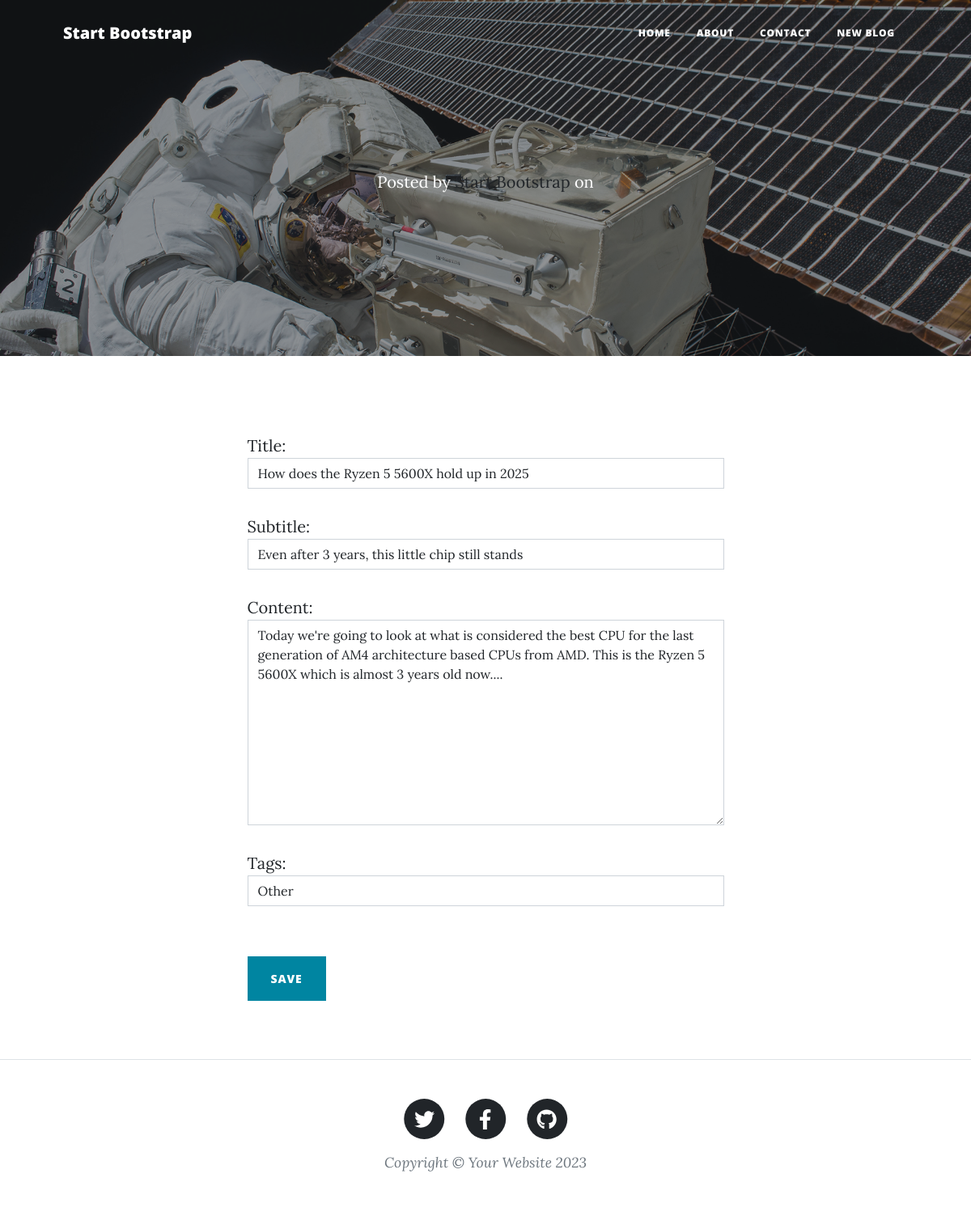
The app's page /posts/4/edit with its own data.
### blog/models.py (models this page shows, shortened)
class Post(models.Model):
    tags = [
        ('tech', 'Tech'),
        ('cs', 'Computer Science'),
        ('ai', 'AI'),
        ('bio', 'Biology'),
        ('music', 'Music'),
        ('movies', 'Movies'),
        ('psychology', 'Psychology'),
        ('history', 'History'),
        ('books', 'Books & Literature'),
        ('fiction', 'Fiction'),
        ('gaming', 'Gaming'),
        ('other', 'Other'),
    ]
    title = models.CharField(max_length=130)
    subtitle = models.CharField(max_length=70, blank=True)
    content = models.TextField()
    tags = models.CharField(max_length=50, choices=tags, default='other')
    created_at = models.DateTimeField(auto_now_add=True)
    modified_at = models.DateTimeField(auto_now=True)

### blog/views.py (the view)
# urls.py: path("<int:id>/edit", views.post_edit, name="post_edit"),
def post_edit(request, id):
    post = get_object_or_404(Post, id=id)
    if request.method == "POST":
        form = PostForm(request.POST, instance=post)
        if form.is_valid():
            post = form.save()
            post.save()
            return redirect('post_detail', id=post.id)
    else:
        form = PostForm(instance=post)
    return render(request, 'blog/post_edit.html', {'form': form})

### blog/forms.py
class PostForm(forms.ModelForm):
    class Meta:
        model = Post
        fields = ('title', 'subtitle', 'content', 'tags')
        widgets = {
            'title': forms.TextInput(attrs={'class': 'form-control', 'placeholder': 'My first PC built'}),
            'subtitle': forms.TextInput(attrs={'class': 'form-control', 'placeholder': 'It was great, but I messed up'}),
            'content': forms.Textarea(attrs={'class': 'form-control', 'placeholder': 'My first PC build was a modest Ryzen 5 5600 and an Nvidia RTX 3050(yeah, I know, a terrible choice, but it is not bad). Nothing too fancy...'}),
            'tags': forms.Select(attrs={'class': 'form-control', 'placeholder': 'Tags'}),
        }

### blog/templates/blog/post_edit.html (shortened to what this page needs)
{% extends 'base.html' %}
{% load static %}
{% block header %}
    <span class="meta">
        Posted by
        <a href="#!">Start Bootstrap</a>
        on {{ post.created_at.date }}
    </span>
{% endblock %}
{% block img %}
{% static 'img/post-bg.jpg' %}
{% endblock %}
{% block content %}
<main class="mb-4">
    <div class="container px-4 px-lg-5">
        <div class="row gx-4 gx-lg-5 justify-content-center">
            <div class="col-md-10 col-lg-8 col-xl-7">
                <div class="my-5">
                    <form id="contactForm" method="POST">
                        {{ form.as_p }}
                        <br />
                        <button class="btn btn-primary text-uppercase" id="submitButton" type="submit">Save</button>
                    </form>
                </div>
            </div>
        </div>
    </div>
</main>
{% endblock %}

### static/css/scstyles.css (style rules this page uses)
body { font-size: 1.25rem; }
p { margin: 2rem 0; }
.btn { letter-spacing: 0.0625em; }

### records on screen
Post: title "How does the Ryzen 5 5600X hold up in 2025", subtitle "Even after 3 years, this little chip still stands", content "Today we're going to look at what is considered the best CPU for the last generation of AM4 architecture based CPUs from AMD. This is the Ryzen 5 5600X which is almost 3 years old now....", tags "Other"
